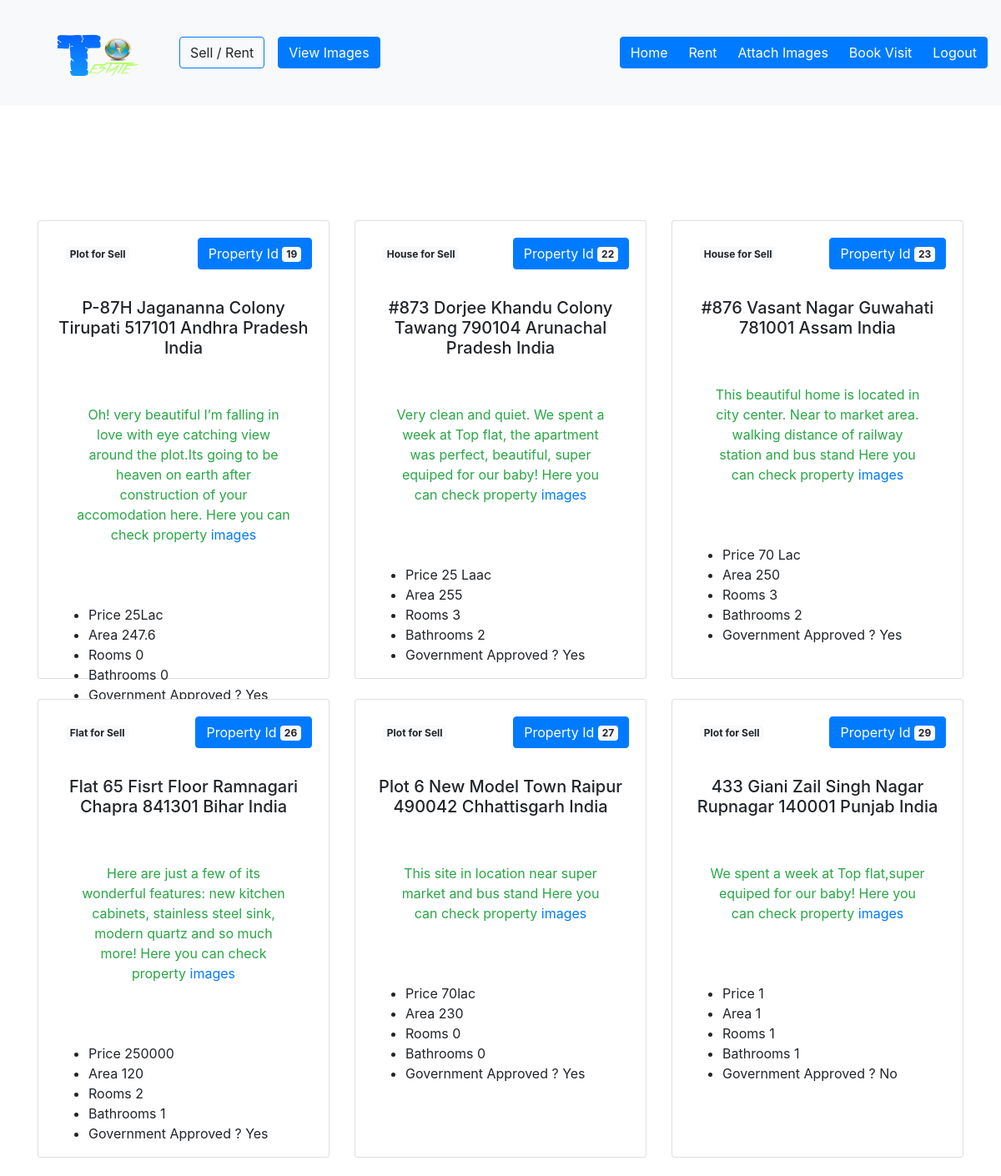
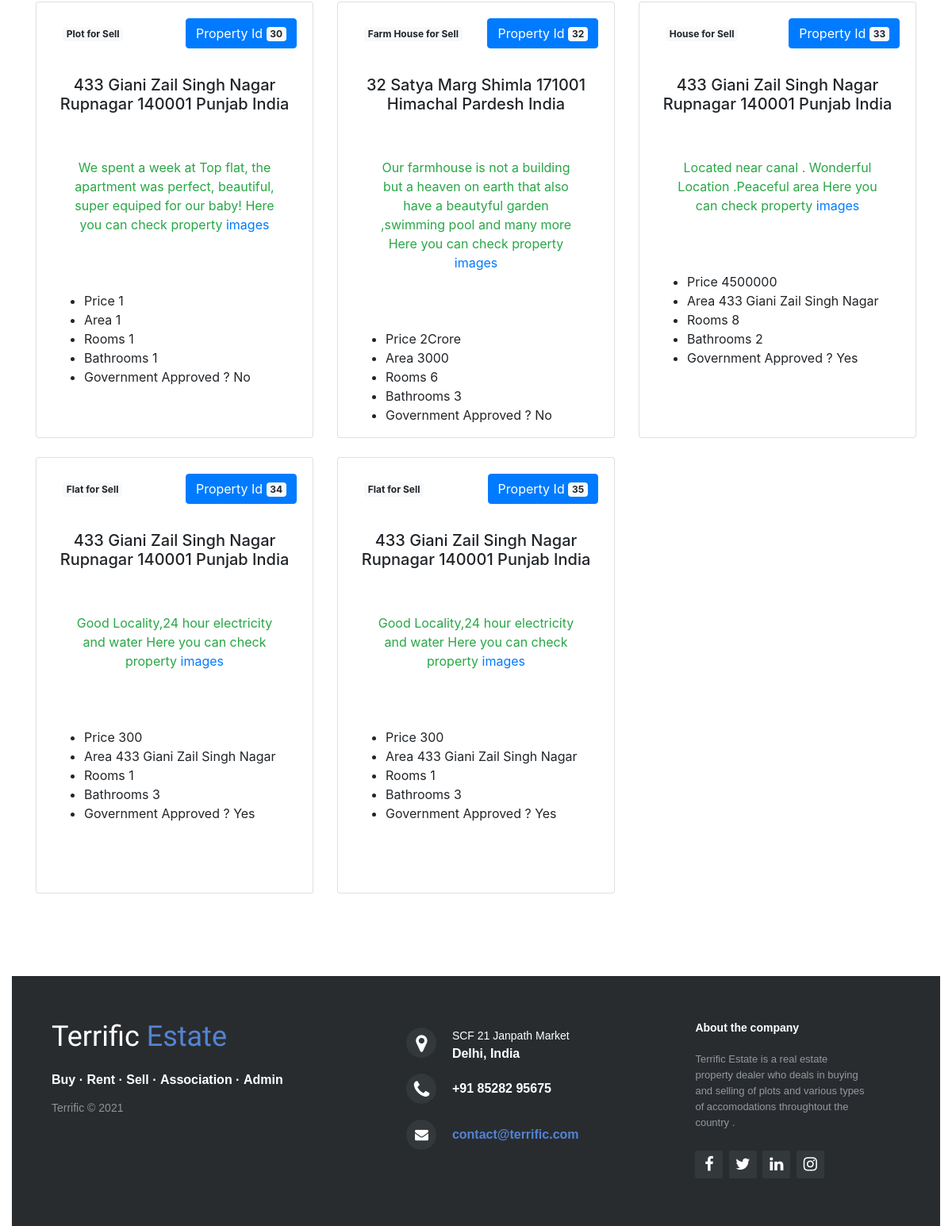
The app's page /buy.php with its own data (2 pictures, top to bottom).
### tables this page shows
CREATE TABLE `property` (
  `ownerid` varchar(100) DEFAULT NULL,
  `propertyid` int(100) NOT NULL,
  `sellrent` varchar(100) DEFAULT NULL,
  `type` varchar(100) DEFAULT NULL,
  `size` varchar(100) DEFAULT NULL,
  `price` varchar(255) DEFAULT NULL,
  `rooms` varchar(100) DEFAULT NULL,
  `bathrooms` varchar(100) DEFAULT NULL,
  `info` varchar(255) DEFAULT NULL,
  `gov` varchar(100) DEFAULT NULL,
  `country` varchar(100) DEFAULT NULL,
  `state` varchar(100) DEFAULT NULL,
  `distict` varchar(100) DEFAULT NULL,
  `Street` varchar(100) DEFAULT NULL,
  `pincode` varchar(100) DEFAULT NULL
);

### buy.php (the view, shortened to what this page needs)
<?php
$host = 'localhost';
$username = 'root';
$password = '';
$db_name = 'realestate';
$db= mysqli_connect($host,$username,$password,$db_name);
?>
<!DOCTYPE html>
<html>
    <head>
        <link rel="stylesheet" href="https://maxcdn.bootstrapcdn.com/bootstrap/4.5.2/css/bootstrap.min.css">
	<link rel="stylesheet" href="http://maxcdn.bootstrapcdn.com/font-awesome/4.2.0/css/font-awesome.min.css">
    </head>
    <body>
<nav class="navbar navbar-expand-lg navbar-light bg-light fixed-top">
  <a class="navbar-brand ml-5" href=""><img src="logo.png" id="logo">
</a>
  <div class="collapse navbar-collapse" id="navbarSupportedContent">
    <ul class="navbar-nav mr-auto m-4">
      <li class="nav-item">
        <a href="sellproperty.php" class="btn border border-primary m-2" role="button">Sell / Rent</a>
      </li>
      <li class="nav-item">
        <a href="property_images.php" class="btn btn-primary m-2" role="button">View Images</a>
      </li>
    </ul>
<div class="btn-group">
    <a href="property_homepage.php" class="btn btn-primary" role="button">Home</a>
    <a href="rent.php" class="btn btn-primary" role="button">Rent</a>
    <a href="admin_upload_images.php" class="btn btn-primary" role="button">Attach Images</a>
    <a href="visit.php" class="btn btn-primary" role="button">Book Visit</a>
    <a href="admin_logout.php" class="btn btn-primary" role="button">Logout</a>
</div>
</div>
</nav>
        <br><br><br><br><br><br><br><br><br><br><br>
<div class="container">
    <div class="row">
<?php
$query ="SELECT * FROM property where sellrent = 'sell'";
$result = $db->query($query);
$row_count = $result->num_rows;
for($i=0 ; $i<$row_count; $i++)
{
$prop = $result->fetch_assoc();
?>
<div class="col-sm-4 pb-4">
<div class="card-deck">
  <div class="card" style='height:550px;'>
    <div class="card-body text-center">
        <button type="button" class="btn btn-primary float-right">
            Property Id <span class="badge badge-light"><?php echo $prop['propertyid']?></span>
        </button>
        <button type="button" class="btn  float-left">
            <span class="badge badge-light"><?php echo $prop['type'] ?> for <?php echo $prop['sellrent'] ?></span>
        </button><br><br><br>
      <h5 class="text-center"><?php echo $prop['Street'] ." " .$prop['distict'] ." " . $prop['pincode'] ." " . $prop['state'] ." " . $prop['country'] ?></h5>
      <br>
      <p class="info text-success m-3 p-2">
      <?php echo $prop['info'];?>
        Here you can check property <a href='property_images.php'>images</a>
        <br><br>
      </p>
      <br>
      <ul class="text-left">
          <li>Price <?php echo $prop['price'] ?> </li>
          <li>Area <?php echo $prop['size'] ?></li>
          <li>Rooms <?php echo $prop['rooms'] ?> </li>
          <li>Bathrooms <?php echo $prop['bathrooms'] ?></li>
          <li>Government Approved ?  <?php echo $prop['gov'] ?></li>
      </ul>
    </div><br><br>
  </div>
</div></div>
<?php
}
?>
</div>
</div>
<div class="container-fluid">
    <div class="row"><div class="col-sm-12">
    <?php include 'footer.php';?>
    </div></div>
</div>
    </body>
</html>

### buy.php (style rules this page uses)
#logo { height:100px; width:100px; float:left; margin-left: 3px; margin-top: 0px; padding: 0px; }
a { text-decoration: none; }

### records on screen
property: propertyid "19", type "Plot", sellrent "Sell", Street "P-87H Jagananna Colony", distict "Tirupati", pincode "517101", state "Andhra Pradesh", country "India", info "Oh! very beautiful I’m falling in love with eye catching view around the plot.Its going to be heaven on earth after construction of your accomodation here.", price "25Lac", size "247.6", rooms "0", bathrooms "0", gov "Yes"
property: propertyid "22", type "House", sellrent "Sell", Street "#873 Dorjee Khandu Colony", distict "Tawang", pincode "790104", state "Arunachal Pradesh", country "India", info "Very clean and quiet. We spent a week at Top flat, the apartment was perfect, beautiful, super equiped for our baby!", price "25 Laac", size "255", rooms "3", bathrooms "2", gov "Yes"
property: propertyid "23", type "House", sellrent "Sell", Street "#876 Vasant Nagar", distict "Guwahati", pincode "781001", state "Assam", country "India", info "This beautiful home is located in city center. Near to market area. walking distance of railway station and bus stand", price "70 Lac", size "250", rooms "3", bathrooms "2", gov "Yes"
property: propertyid "26", type "Flat", sellrent "Sell", Street "Flat 65 Fisrt Floor Ramnagari", distict "Chapra", pincode "841301", state "Bihar", country "India", info "Here are just a few of its wonderful features: new kitchen cabinets, stainless steel sink, modern quartz and so much more!", price "250000", size "120", rooms "2", bathrooms "1", gov "Yes"
property: propertyid "27", type "Plot", sellrent "Sell", Street "Plot 6 New Model Town", distict "Raipur", pincode "490042", state "Chhattisgarh", country "India", info "This site in location near super market and bus stand", price "70lac", size "230", rooms "0", bathrooms "0", gov "Yes"
property: propertyid "29", type "Plot", sellrent "Sell", Street "433 Giani Zail Singh Nagar", distict "Rupnagar", pincode "140001", state "Punjab", country "India", info "We spent a week at Top flat,super equiped for our baby!", price "1", size "1", rooms "1", bathrooms "1", gov "No"
property: propertyid "30", type "Plot", sellrent "Sell", Street "433 Giani Zail Singh Nagar", distict "Rupnagar", pincode "140001", state "Punjab", country "India", info "We spent a week at Top flat, the apartment was perfect, beautiful, super equiped for our baby!", price "1", size "1", rooms "1", bathrooms "1", gov "No"
property: propertyid "32", type "Farm House", sellrent "Sell", Street "32 Satya Marg", distict "Shimla", pincode "171001", state "Himachal Pardesh", country "India", info "Our farmhouse is not a building but a heaven on earth that also have a beautyful garden ,swimming pool and many more", price "2Crore", size "3000", rooms "6", bathrooms "3", gov "No"
property: propertyid "33", type "House", sellrent "Sell", Street "433 Giani Zail Singh Nagar", distict "Rupnagar", pincode "140001", state "Punjab", country "India", info "Located near canal . Wonderful Location .Peaceful area", price "4500000", size "433 Giani Zail Singh Nagar", rooms "8", bathrooms "2", gov "Yes"
property: propertyid "34", type "Flat", sellrent "Sell", Street "433 Giani Zail Singh Nagar", distict "Rupnagar", pincode "140001", state "Punjab", country "India", info "Good Locality,24 hour electricity and water", price "300", size "433 Giani Zail Singh Nagar", rooms "1", bathrooms "3", gov "Yes"
property: propertyid "35", type "Flat", sellrent "Sell", Street "433 Giani Zail Singh Nagar", distict "Rupnagar", pincode "140001", state "Punjab", country "India", info "Good Locality,24 hour electricity and water", price "300", size "433 Giani Zail Singh Nagar", rooms "1", bathrooms "3", gov "Yes"
